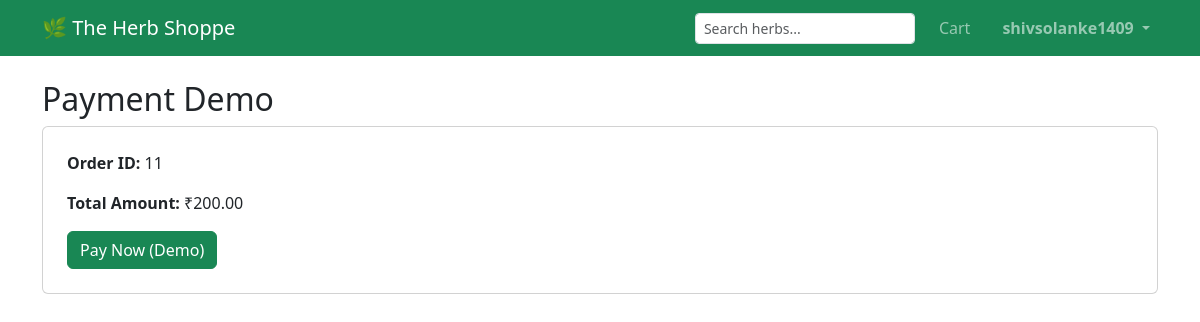
/orders/pay/11/ (signed in), run on the app's committed database.
### accounts/models.py (models this page shows, shortened)
class User(AbstractBaseUser, PermissionsMixin):
    email = models.EmailField(unique=True)
    is_active = models.BooleanField(default=True)
    is_staff = models.BooleanField(default=False)
    objects = UserManager()
    USERNAME_FIELD = 'email'

### orders/models.py (models this page shows, shortened)
class Order(models.Model):
    STATUS_CHOICES = (
        ('Pending', 'Pending'),
        ('Paid', 'Paid'),
        ('Cancelled', 'Cancelled'),
    )
    user = models.ForeignKey(User, on_delete=models.CASCADE)
    total_price = models.DecimalField(max_digits=10, decimal_places=2)
    status = models.CharField(max_length=20, choices=STATUS_CHOICES, default='Pending')
    created_at = models.DateTimeField(auto_now_add=True)

### orders/views.py (the view)
# urls.py: path('pay/<int:order_id>/', payment_demo, name='payment_demo'),
@login_required
def payment_demo(request, order_id):
    order = get_object_or_404(Order, id=order_id, user=request.user)
    if request.method == "POST":
        order.status = "Paid"
        order.save()
        return redirect('orders:my_orders')
    return render(request, 'orders/payment_demo.html', {'order': order})

### templates/orders/payment_demo.html (shortened to what this page needs)
{% extends 'base.html' %}
{% block content %}
<h2>Payment Demo</h2>
<div class="card p-4">
  <p><strong>Order ID:</strong> {{ order.id }}</p>
  <p><strong>Total Amount:</strong> ₹{{ order.total_price }}</p>
  <form method="post">
    <button type="submit" class="btn btn-success">
      Pay Now (Demo)
    </button>
  </form>
</div>
{% endblock %}

### templates/base.html (shortened to what this page needs)
<!DOCTYPE html>
<html lang="en">
<head>
  <link
    href="https://cdn.jsdelivr.net/npm/bootstrap@5.3.2/dist/css/bootstrap.min.css"
    rel="stylesheet"
  >
</head>
<body>
<nav class="navbar navbar-expand-lg navbar-dark bg-success">
  <div class="container">
    <a class="navbar-brand" href="/">🌿 The Herb Shoppe</a>
    <div class="collapse navbar-collapse">
      <ul class="navbar-nav ms-auto align-items-center gap-3">
        <form class="d-flex" method="get" action="/">
          <input
            class="form-control form-control-sm"
            type="search"
            name="q"
            placeholder="Search herbs..."
            value="{{ query|default:'' }}"
          >
        </form>
        <li class="nav-item">
          <a class="nav-link" href="{% url 'cart:cart_detail' %}">Cart</a>
        </li>
        {% if user.is_authenticated %}
        <li class="nav-item dropdown">
          <a class="nav-link dropdown-toggle user-name"
             href="#"
             role="button"
             data-bs-toggle="dropdown"
             aria-expanded="false">
            {{ user.email|cut:"@gmail.com" }}
          </a>
        </li>
        {% endif %}
      </ul>
    </div>
  </div>
</nav>
<div class="container mt-4">
  {% block content %}{% endblock %}
</div>
</body>
</html>

### templates/base.html (style rules this page uses)
.user-name { cursor: pointer; font-weight: 600; }

### data on the page
User: email "shivsolanke1409"
Order: id "11", total_price "200.00"
